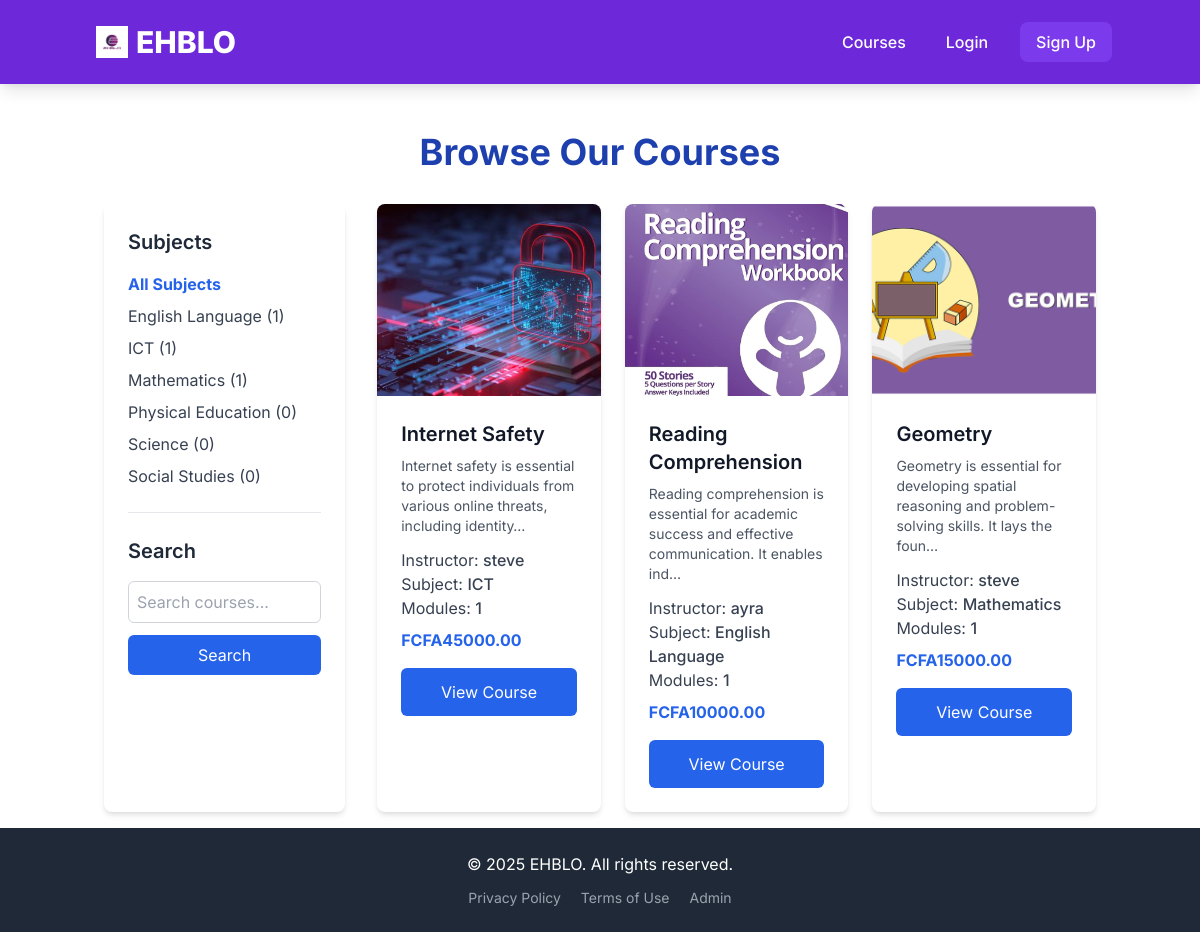
Before: /courses/ with the older database file.
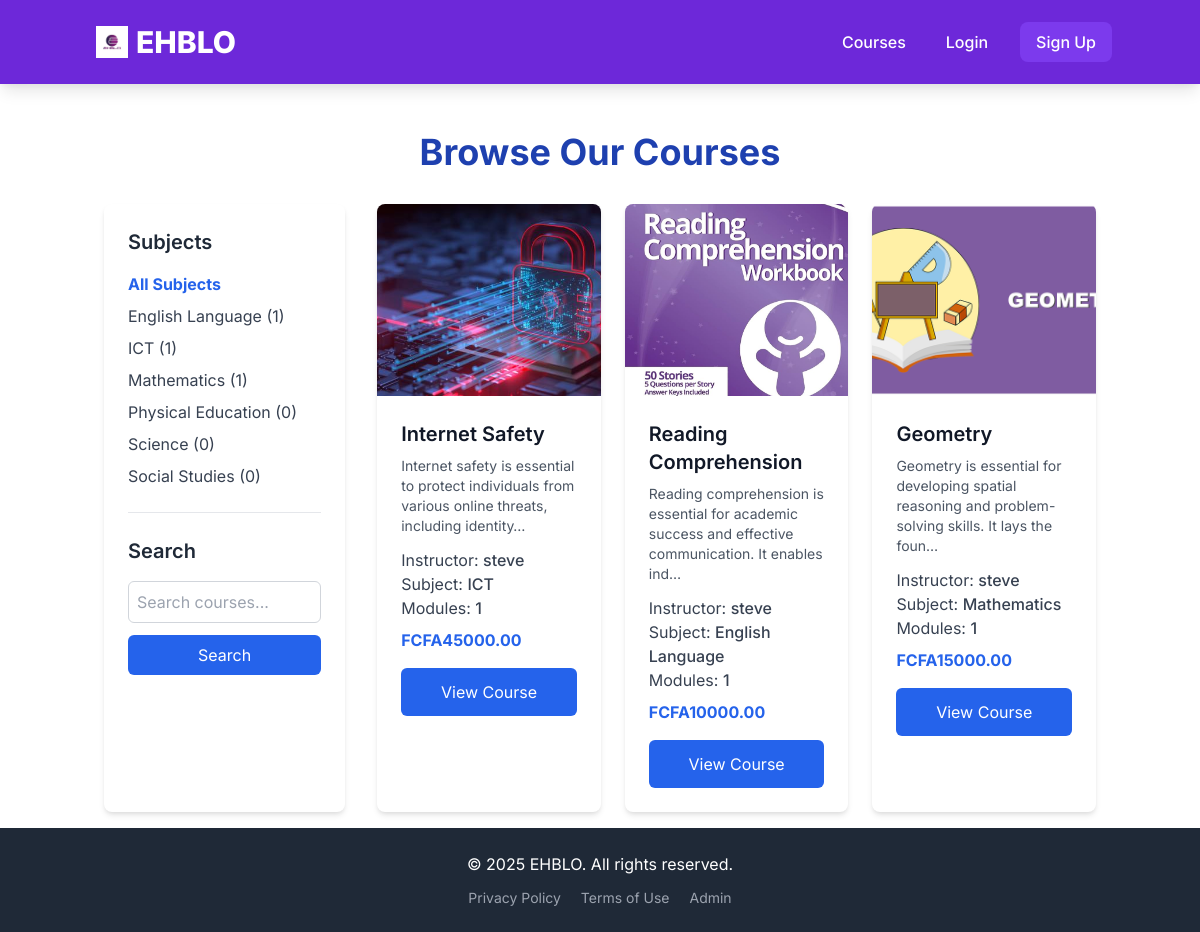
After: the same page with the newer database file.
### courses/models.py (models this page shows, shortened)
class Course(models.Model):
    instructor = models.ForeignKey(settings.AUTH_USER_MODEL,
                                   on_delete=models.CASCADE,
                                   related_name='courses_created',
                                   limit_choices_to={'user_type': 'instructor'})
    subject = models.ForeignKey(Subject,
                                 on_delete=models.CASCADE,
                                 related_name='courses')
    title = models.CharField(max_length=250)
    slug = models.SlugField(max_length=250, unique=True, blank=True)
    overview = models.TextField()
    created = models.DateTimeField(auto_now_add=True)
    updated = models.DateTimeField(auto_now=True)
    price = models.DecimalField(max_digits=10, decimal_places=2, default=0.00) # 0 for free courses
    is_published = models.BooleanField(default=False)
    tags = TaggableManager(blank=True)
    image = models.ImageField(upload_to='course_thumbnails/', null=True, blank=True)
    class Meta:
        ordering = ('-created',)

class Subject(models.Model):
    name = models.CharField(max_length=200, unique=True)
    slug = models.SlugField(max_length=200, unique=True, blank=True)
    class Meta:
        ordering = ('name',)

### users/models.py (models this page shows, shortened)
class CustomUser(AbstractUser):
    USER_TYPE_CHOICES = (
        ("student", "Student"),
        ("instructor", "Instructor"),
    )
    user_type = models.CharField(max_length=20, choices=USER_TYPE_CHOICES, default="student")
    bio = models.TextField(blank=True, null=True)
    profile_picture = models.ImageField(upload_to='profile_pics/', blank=True, null=True)
    phone_number = models.CharField(max_length=20, blank=True, null=True)
    country = models.CharField(max_length=100, blank=True, null=True)
    class Meta:
        verbose_name = "User"
        verbose_name_plural = "Users"

### courses/views.py (the view, shortened to what this page needs)
# urls.py: path('', views.CourseListView.as_view(), name='course_list'),
class CourseListView(ListView):
    model = Course
    template_name = 'courses/course_list.html'
    context_object_name = 'courses'
    paginate_by = 10
    def get_queryset(self):
        queryset = super().get_queryset().filter(is_published=True)
        subject_slug = self.kwargs.get('subject_slug')
        if subject_slug:
            subject = get_object_or_404(Subject, slug=subject_slug)
            queryset = queryset.filter(subject=subject)
        query = self.request.GET.get('q')
        return queryset.annotate(num_modules=Count('modules')).order_by('-created')
    def get_context_data(self, **kwargs):
        context = super().get_context_data(**kwargs)
        context['subjects'] = Subject.objects.annotate(total_courses=Count('courses', filter=Q(courses__is_published=True)))
        context['current_subject_slug'] = self.kwargs.get('subject_slug')
        context['query'] = self.request.GET.get('q', '')
        return context

### courses/templates/courses/course_list.html (shortened to what this page needs)
{% extends "base.html" %}
{% load static %}
{% block content %}
<h1 class="text-4xl font-bold text-center text-blue-800 mb-8">Browse Our Courses</h1>
<div class="flex flex-col md:flex-row gap-8">
    <aside class="w-full md:w-1/4 bg-white p-6 rounded-lg shadow-md">
        <h3 class="text-xl font-semibold text-gray-800 mb-4">Subjects</h3>
        <ul>
            <li class="mb-2">
                <a href="{% url 'course_list' %}" class="{% if not current_subject_slug %}font-bold text-blue-600{% else %}text-gray-700 hover:text-blue-600{% endif %}">
                    All Subjects
                </a>
            </li>
            {% for subject in subjects %}
                <li class="mb-2">
                    <a href="{% url 'course_list_by_subject' subject.slug %}"
                       class="{% if current_subject_slug == subject.slug %}font-bold text-blue-600{% else %}text-gray-700 hover:text-blue-600{% endif %}">
                        {{ subject.name }} ({{ subject.total_courses }})
                    </a>
                </li>
            {% endfor %}
        </ul>
        <hr class="my-6">
        <h3 class="text-xl font-semibold text-gray-800 mb-4">Search</h3>
        <form action="{% url 'course_list' %}" method="get">
            <input type="search" name="q" placeholder="Search courses..." value="{{ query }}"
                   class="w-full p-2 border border-gray-300 rounded-md focus:ring-blue-500 focus:border-blue-500">
            <button type="submit" class="mt-3 w-full bg-blue-600 text-white p-2 rounded-md hover:bg-blue-700 transition duration-300">Search</button>
        </form>
    </aside>
    <section class="w-full md:w-3/4">
        {% if courses %}
            <div class="grid grid-cols-1 md:grid-cols-2 lg:grid-cols-3 gap-6">
                {% for course in courses %}
                    <div class="bg-white rounded-lg shadow-md overflow-hidden hover:shadow-lg transition-shadow duration-300">
                        {% if course.image %}
                            <img src="{{ course.image.url }}" alt="{{ course.title }}" class="w-full h-48 object-cover">
                        {% else %}
                            <div class="w-full h-48 bg-gray-200 flex items-center justify-center text-gray-500">No Image</div>
                        {% endif %}
                        <div class="p-6">
                            <h2 class="text-xl font-semibold text-gray-900 mb-2">{{ course.title }}</h2>
                            <p class="text-sm text-gray-600 mb-3">{{ course.overview|truncatechars:100 }}</p>
                            <p class="text-md text-gray-700">Instructor: <span class="font-medium">{{ course.instructor.get_full_name|default:course.instructor.username }}</span></p>
                            <p class="text-md text-gray-700">Subject: <span class="font-medium">{{ course.subject.name }}</span></p>
                            <p class="text-md text-gray-700">Modules: <span class="font-medium">{{ course.num_modules }}</span></p>
                            <div class="mt-2 text-md font-bold text-blue-600">
                                {% if course.price > 0 %}
                                    FCFA{{ course.price }}
                                {% else %}
                                    Free
                                {% endif %}
                            </div>
                            <a href="{% url 'course_detail' course.id course.slug %}"
                               class="block w-full text-center bg-blue-600 text-white p-3 rounded-md mt-4 hover:bg-blue-700 transition duration-300">
                                View Course
                            </a>
                        </div>
                    </div>
                {% endfor %}
            </div>
        {% else %}
            <p class="text-center text-gray-600 text-lg mt-10">No courses found yet.</p>
        {% endif %}
    </section>
</div>
{% endblock %}

Changed rows visible on the page:
changed Course "Reading Comprehension": instructor.get_full_name "ayra" → "steve"
